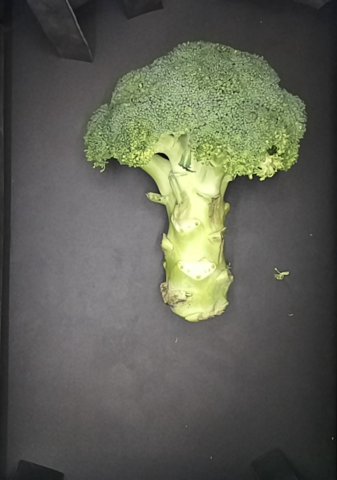
#> input picture frame_0pro.png, 337 x 480 px
$ python tttttttt.py
#> lines starting #> are read from the running program, lines starting #| are printed output that depends on the picture; after the words box and inside, x2 and y2 are one past the last pixel; in counts of white or black regions, pixels touching at a corner belong together
# [173 lines of commented-out code are left out]

import cv2 as cv
from math import atan2, cos, sin, sqrt, pi
import numpy as np

# Load the image
img = cv.imread("frame_0pro.png")
#> img is the input picture: shape (480, 337, 3); mean B, G, R 85.5, 96.3, 94.4

# Was the image there?
if img is None:
  print("Error: File not found")
  exit(0)

# Convert image to grayscale
gray = cv.cvtColor(img, cv.COLOR_BGR2GRAY)
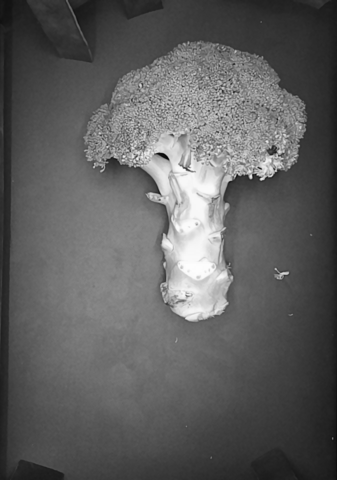
#> gray: shape (480, 337); min 3, max 253, mean 94.5

# Convert image to binary
_, bw = cv.threshold(gray, 10, 255, cv.THRESH_BINARY | cv.THRESH_OTSU)
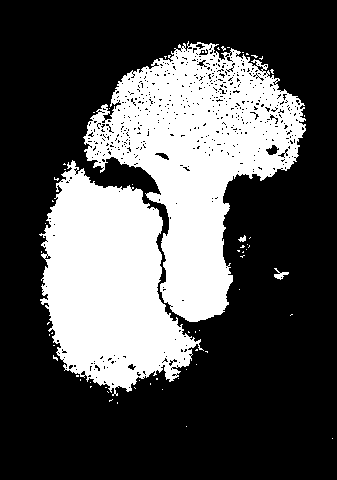
#> bw: shape (480, 337); 32.2% white; 62 white regions (58 under 20 px)

cv.imshow('Input Image', bw)

# Find all the contours in the thresholded image
contours, _ = cv.findContours(bw, cv.RETR_LIST, cv.CHAIN_APPROX_NONE)
#> contours = 766 contours, 750 with area under 20; largest, box (x1, y1, x2, y2) and area: (83, 41, 306, 322) 30124, (39, 160, 204, 396) 22456, (265, 144, 280, 156) 92, (154, 152, 170, 161) 62, (274, 268, 289, 280) 50

for i, c in enumerate(contours):

  # Calculate the area of each contour
  area = cv.contourArea(c)

  # Ignore contours that are too small or too large
  if area < 3700 or 100000 < area:
    continue

  # cv.minAreaRect returns:
  # (center(x, y), (width, height), angle of rotation) = cv2.minAreaRect(c)
  rect = cv.minAreaRect(c)
  box = cv.boxPoints(rect)
  box = np.intp(box)

  # Retrieve the key parameters of the rotated bounding box
  center = (int(rect[0][0]),int(rect[0][1]))
  width = int(rect[1][0])
  height = int(rect[1][1])
  angle = int(rect[2])

  x,y = center
  print(x,y)

  if width < height:
    angle = angle
  else:
    angle = 90 - angle

  label = "  Rotation Angle: " + str(angle) + " degrees"
  textbox = cv.rectangle(img, (center[0]-35, center[1]-25),
    (center[0] + 295, center[1] + 10), (255,255,255), -1)
  cv.putText(img, label, (center[0]-50, center[1]),
    cv.FONT_HERSHEY_SIMPLEX, 0.7, (0,0,0), 1, cv.LINE_AA)
  cv.drawContours(img,[box],0,(0,0,255),2)
#> this loop made 766 passes
#> (area, width, height, angle, x, y) on passes 160, 766: (22456, 142, 240, -17, 105, 275), (30123.5, 265, 204, 154, 178, 169)
#> area on passes 39, 43, 53: 23, 36, 20
#| 105 275
#| 178 169
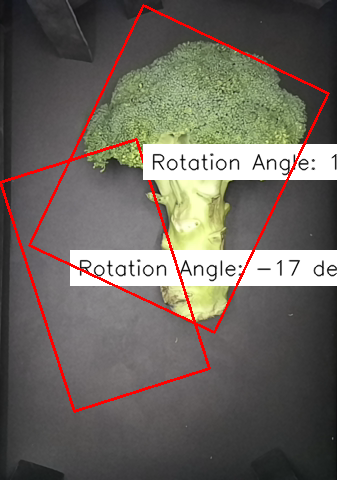
#> img: shape (480, 337, 3); 12.74% of pixels changed, all inside (x1, y1, x2, y2) = (0, 4, 337, 413)

cv.imshow('Output Image', img)
cv.waitKey(0)
cv.destroyAllWindows()

# Save the output image to the current directory
cv.imwrite("min_area_rec_output.jpg", img)
